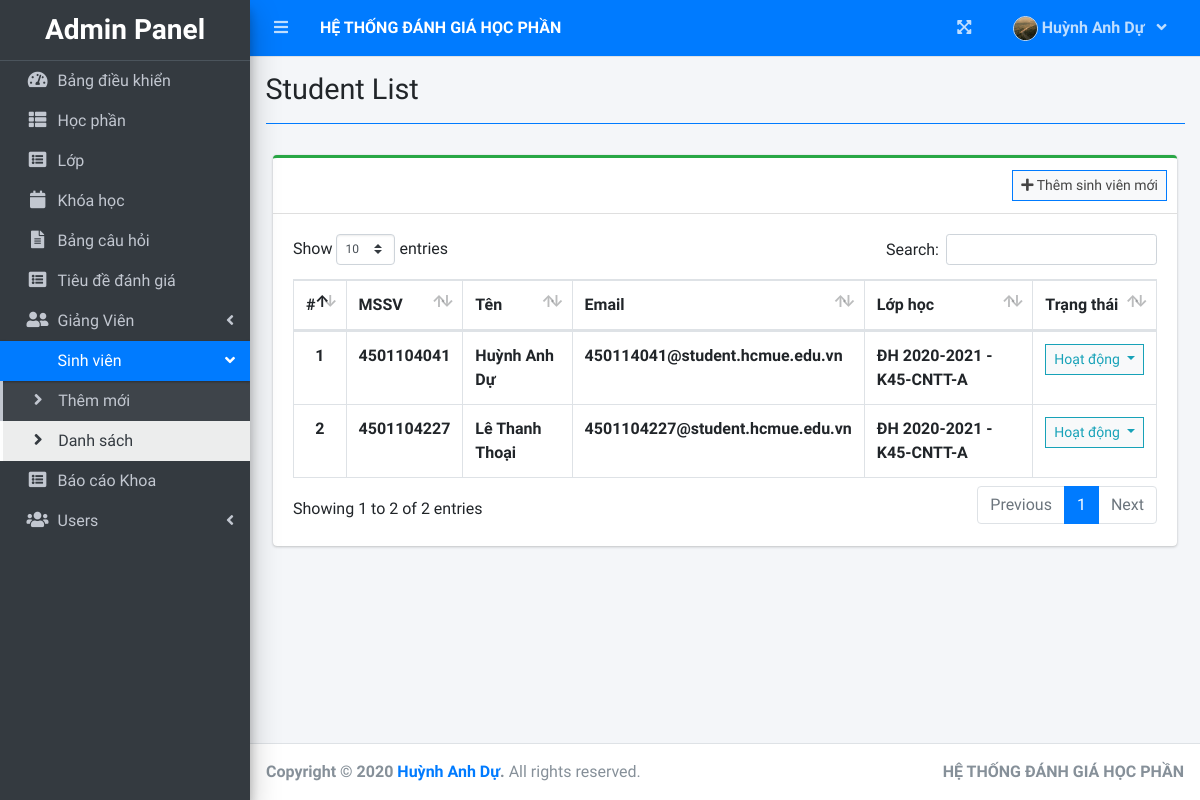
The app's page /index.php?page=student_list (signed in) with its own data.
### tables this page shows
CREATE TABLE `student_list` (
  `id` int(30) NOT NULL,
  `school_id` varchar(100) NOT NULL,
  `firstname` varchar(200) NOT NULL,
  `lastname` varchar(200) NOT NULL,
  `email` varchar(200) NOT NULL,
  `password` text NOT NULL,
  `class_id` int(30) NOT NULL,
  `avatar` text NOT NULL DEFAULT 'no-image-available.png',
  `date_created` datetime NOT NULL DEFAULT current_timestamp()
);

### admin/student_list.php (the view, shortened to what this page needs)
<?php include'db_connect.php' ?>
<div class="col-lg-12">
	<div class="card card-outline card-success">
		<div class="card-header">
			<div class="card-tools">
				<a class="btn btn-block btn-sm btn-default btn-flat border-primary" href="./index.php?page=new_student"><i class="fa fa-plus"></i> Thêm sinh viên mới</a>
			</div>
		</div>
		<div class="card-body">
			<table class="table tabe-hover table-bordered" id="list">
				<thead>
					<tr>
						<th class="text-center">#</th>
						<th>MSSV</th>
						<th>Tên</th>
						<th>Email</th>
						<th>Lớp học</th>
						<th>Trạng thái</th>
					</tr>
				</thead>
				<tbody>
					<?php
					$i = 1;
					$class= array();
					$classes = $conn->query("SELECT id,concat(curriculum,' ',level,' - ',section) as `class` FROM class_list");
					while($row=$classes->fetch_assoc()){
						$class[$row['id']] = $row['class'];
					}
					$qry = $conn->query("SELECT *,concat(firstname,' ',lastname) as name FROM student_list order by concat(firstname,' ',lastname) asc");
					while($row= $qry->fetch_assoc()):
					?>
					<tr>
						<th class="text-center"><?php echo $i++ ?></th>
						<td><b><?php echo $row['school_id'] ?></b></td>
						<td><b><?php echo ucwords($row['name']) ?></b></td>
						<td><b><?php echo $row['email'] ?></b></td>
						<td><b><?php echo isset($class[$row['class_id']]) ? $class[$row['class_id']] : "N/A" ?></b></td>
						<td class="text-center">
							<button type="button" class="btn btn-default btn-sm btn-flat border-info wave-effect text-info dropdown-toggle" data-toggle="dropdown" aria-expanded="true">
		                      Hoạt động
		                    </button>
						</td>
					</tr>
				<?php endwhile; ?>
				</tbody>
			</table>
		</div>
	</div>
</div>

### index.php (shortened to what this page needs)
<!DOCTYPE html>
<html lang="en">
<?php
	include 'header.php'
?>
<body class="hold-transition sidebar-mini layout-fixed layout-navbar-fixed layout-footer-fixed">
<div class="wrapper">
  <?php include 'topbar.php' ?>
  <?php include $_SESSION['login_view_folder'].'sidebar.php' ?>
  <div class="content-wrapper">
    <div class="content-header">
      <div class="container-fluid">
        <div class="row mb-2">
          <div class="col-sm-6">
            <h1 class="m-0"><?php echo $title ?></h1>
          </div>
        </div>
            <hr class="border-primary">
      </div>
    </div>
    <section class="content">
      <div class="container-fluid">
         <?php
            $page = isset($_GET['page']) ? $_GET['page'] : 'home';
            if(!file_exists($_SESSION['login_view_folder'].$page.".php")){
                include '404.html';
            }else{
            include $_SESSION['login_view_folder'].$page.'.php';
            }
          ?>
      </div>
    </section>
  </div>
  <footer class="main-footer">
    <strong>Copyright &copy; 2020 <a href="https://github.com/duha2001">Huỳnh Anh Dự</a>.</strong>
    All rights reserved.
    <div class="float-right d-none d-sm-inline-block">
      <b><?php echo $_SESSION['system']['name'] ?></b>
    </div>
  </footer>
</div>
</body>
</html>

### header.php (shortened to what this page needs)
<head>
  <?php
  $title = isset($_GET['page']) ? ucwords(str_replace("_", ' ', $_GET['page'])) : "Trang chủ";
  ?>
  <link rel="stylesheet" href="assets/plugins/fontawesome-free/css/all.min.css">
  <link rel="stylesheet" href="https://code.ionicframework.com/ionicons/2.0.1/css/ionicons.min.css">
  <link rel="stylesheet" href="assets/plugins/overlayScrollbars/css/OverlayScrollbars.min.css">
  <link rel="stylesheet" href="assets/plugins/datatables-bs4/css/dataTables.bootstrap4.min.css">
  <link rel="stylesheet" href="assets/plugins/datatables-responsive/css/responsive.bootstrap4.min.css">
  <link rel="stylesheet" href="assets/plugins/datatables-buttons/css/buttons.bootstrap4.min.css">
  <link rel="stylesheet" href="assets/plugins/select2/css/select2.min.css">
  <link rel="stylesheet" href="assets/plugins/select2-bootstrap4-theme/select2-bootstrap4.min.css">
  <link rel="stylesheet" href="assets/plugins/sweetalert2-theme-bootstrap-4/bootstrap-4.min.css">
  <link rel="stylesheet" href="assets/plugins/jquery-ui/jquery-ui.min.css">
  <link rel="stylesheet" href="assets/plugins/toastr/toastr.min.css">
  <link rel="stylesheet" href="assets/plugins/dropzone/min/dropzone.min.css">
  <link rel="stylesheet" href="assets/dist/css/jquery.datetimepicker.min.css">
  <link rel="stylesheet" href="assets/plugins/icheck-bootstrap/icheck-bootstrap.min.css">
  <link rel="stylesheet" href="assets/plugins/bootstrap4-toggle/css/bootstrap4-toggle.min.css">
  <link rel="stylesheet" href="assets/dist/css/adminlte.min.css">
  <link rel="stylesheet" href="assets/dist/css/styles.css">
  <link rel="stylesheet" href="assets/plugins/summernote/summernote-bs4.min.css">
</head>

### topbar.php (shortened to what this page needs)
<nav class="main-header navbar navbar-expand navbar-primary navbar-dark ">
  <ul class="navbar-nav">
    <?php if(isset($_SESSION['login_id'])): ?>
    <li class="nav-item">
      <a class="nav-link" data-widget="pushmenu" href="" role="button"><i class="fas fa-bars"></i></a>
    </li>
  <?php endif; ?>
    <li>
      <a class="nav-link text-white"  href="./" role="button"> <large><b><?php echo $_SESSION['system']['name'] ?></b></large></a>
    </li>
  </ul>
  <ul class="navbar-nav ml-auto">
    <li class="nav-item">
      <a class="nav-link" data-widget="fullscreen" href="#" role="button">
        <i class="fas fa-expand-arrows-alt"></i>
      </a>
    </li>
   <li class="nav-item dropdown">
          <a class="nav-link"  data-toggle="dropdown" aria-expanded="true" href="javascript:void(0)">
            <span>
              <div class="d-felx badge-pill">
                <span class=""><img src="assets/uploads/<?php echo $_SESSION['login_avatar'] ?>" alt="" class="user-img border "></span>
                <span><b><?php echo ucwords($_SESSION['login_firstname']) ?></b><b> </b><b><?php echo ucwords($_SESSION['login_lastname']) ?></b></span>
                <span class="fa fa-angle-down ml-2"></span>
              </div>
            </span>
          </a>
    </li>
  </ul>
</nav>

### admin/sidebar.php (shortened to what this page needs)
<aside class="main-sidebar sidebar-dark-primary elevation-4">
  <div class="dropdown">
 	<a href="./" class="brand-link">
      <h3 class="text-center p-0 m-0"><b>Admin Panel</b></h3>
  </a>
  </div>
  <div class="sidebar">
    <nav class="mt-2">
      <ul class="nav nav-pills nav-sidebar flex-column nav-flat" data-widget="treeview" role="menu" data-accordion="false">
       <li class="nav-item dropdown">
          <a href="./" class="nav-link nav-home">
            <i class="nav-icon fas fa-tachometer-alt"></i>
            <p>
              Bảng điều khiển
            </p>
          </a>
        </li>
        <li class="nav-item dropdown">
          <a href="./index.php?page=subject_list" class="nav-link nav-subject_list">
            <i class="nav-icon fas fa-th-list"></i>
            <p>
              Học phần
            </p>
          </a>
        </li>
        <li class="nav-item dropdown">
          <a href="./index.php?page=class_list" class="nav-link nav-class_list">
            <i class="nav-icon fas fa-list-alt"></i>
            <p>
              Lớp
            </p>
          </a>
        </li>
        <li class="nav-item dropdown">
          <a href="./index.php?page=academic_list" class="nav-link nav-academic_list">
            <i class="nav-icon fas fa-calendar"></i>
            <p>
              Khóa học
            </p>
          </a>
        </li>
        <li class="nav-item dropdown">
          <a href="./index.php?page=questionnaire" class="nav-link nav-questionnaire">
            <i class="nav-icon fas fa-file-alt"></i>
            <p>
              Bảng câu hỏi
            </p>
          </a>
        </li>
        <li class="nav-item dropdown">
          <a href="./index.php?page=criteria_list" class="nav-link nav-criteria_list">
            <i class="nav-icon fas fa-list-alt"></i>
            <p>
              Tiêu đề đánh giá
            </p>
          </a>
        </li>
        <li class="nav-item">
          <a href="#" class="nav-link nav-edit_faculty">
            <i class="nav-icon fas fa-user-friends"></i>
            <p>
              Giảng Viên
              <i class="right fas fa-angle-left"></i>
            </p>
          </a>
        </li>
        <li class="nav-item">
          <a href="#" class="nav-link nav-edit_student">
            <p>
               Sinh viên
              <i class="right fas fa-angle-left"></i>
            </p>
          </a>
          <ul class="nav nav-treeview">
            <li class="nav-item">
              <a href="./index.php?page=new_student" class="nav-link nav-new_student tree-item">
                <i class="fas fa-angle-right nav-icon"></i>
                <p>Thêm mới</p>
              </a>
            </li>
            <li class="nav-item">
              <a href="./index.php?page=student_list" class="nav-link nav-student_list tree-item">
                <i class="fas fa-angle-right nav-icon"></i>
                <p>Danh sách</p>
              </a>
            </li>
          </ul>
        </li>
        <li class="nav-item dropdown">
          <a href="./index.php?page=report" class="nav-link nav-report">
            <i class="nav-icon fas fa-list-alt"></i>
            <p>
              Báo cáo Khoa
            </p>
          </a>
        </li>
        <li class="nav-item">
          <a href="#" class="nav-link nav-edit_user">
            <i class="nav-icon fas fa-users"></i>
            <p>
              Users
              <i class="right fas fa-angle-left"></i>
            </p>
          </a>
        </li>
      </ul>
    </nav>
  </div>
</aside>

### topbar.php (style rules this page uses)
.user-img { border-radius: 50%; height: 25px; width: 25px; object-fit: cover; }

### records on screen
student_list: school "4501104041", name "Huỳnh Anh Dự", email "450114041@student.hcmue.edu.vn", class "ĐH 2020-2021 - K45-CNTT-A"
student_list: school "4501104227", name "Lê Thanh Thoại", email "4501104227@student.hcmue.edu.vn", class "ĐH 2020-2021 - K45-CNTT-A"

### other values on screen
$_SESSION['system']['name'] "HỆ THỐNG ĐÁNH GIÁ HỌC PHẦN"
$_SESSION['login_firstname'] "Huỳnh Anh"
$_SESSION['login_lastname'] "Dự"
$title "Student List"
